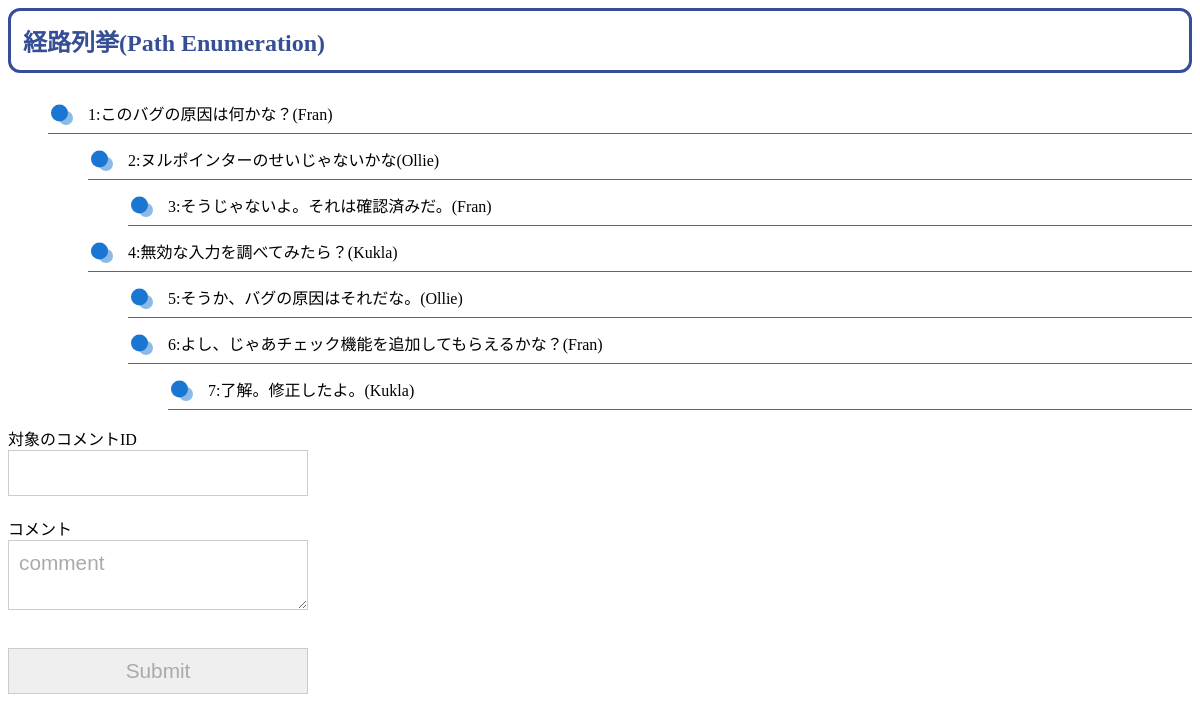
Screenshot of /src/path_enumeration.php with the database file from the repository.
### tables this page shows
CREATE TABLE Comments_251 (
  comment_id   SERIAL PRIMARY KEY,
  path varchar(1000),
  bug_id bigint unsigned not null,
  author bigint unsigned not null,
  comment_date datetime not null, 
  comment      TEXT NOT NULL,
  foreign key (bug_id) references Bugs(bug_id),
  foreign key (author) references Accounts(account_id)
);

create table Accounts(
  account_id bigint unsigned not null auto_increment,
  name varchar(10) not null,
  primary key (account_id)
);

### src/path_enumeration.php (the view, shortened to what this page needs)
<?php
require_once('./db.php');
echo '<link rel="stylesheet" href="/css/base.css">';
echo "<h2>経路列挙(Path Enumeration)</h2>";
if (array_key_exists('key', $_GET)) {
    $parent_stmt = $pdo->prepare("SELECT c.comment_id , c.path , c.bug_id , c.author , c.comment_date , c.comment , a.name FROM Comments_251 c inner join Accounts a on c.author = a.account_id WHERE comment_id = :COMMENT_ID");
    $parent_stmt->bindValue(':COMMENT_ID', $_GET['key']);
} else {
    $parent_stmt = $pdo->prepare("SELECT c.comment_id , c.path , c.bug_id , c.author , c.comment_date , c.comment , a.name FROM Comments_251 c inner join Accounts a on c.author = a.account_id WHERE (LENGTH(path) - LENGTH(REPLACE(path, '/', '')))   / LENGTH('/') = 1");
}
$sqlstatus = $parent_stmt->execute();
$parent_rows = $parent_stmt->fetchAll();
foreach ($parent_rows as $row) {
    if (isset($row['comment'])) {
        echo "<ul>";
        echo "<li>" . $row['comment_id'] . ":" .  htmlspecialchars($row['comment'],ENT_QUOTES) . "(" . $row['name'] . ")" .  "</li>";
        $rows = commentsFindByCommentId($row['path'], $pdo, $row['comment_id']);
        echo "</ul>";
    }
}
function commentsFindByCommentId($key,$pdo,$comment_id) {
    $stmt = $pdo->prepare("SELECT * FROM Comments_251 c inner join Accounts a on c.author = a.account_id WHERE c.path like concat(:PATH,'%') and c.comment_id != :COMMENT_ID order by c.path");
    $stmt->bindValue(':PATH',$key);
    $stmt->bindValue(':COMMENT_ID',$comment_id);
    $stmt->execute();
    $rows = $stmt->fetchAll();
    foreach($rows as $row){
        $length = substr_count($row['path'],'/') - 1;
        for($i = 0;$i < $length;$i++){
            echo "<ul>";
        }
        echo "<li>" . $row['comment_id'] . ":" . htmlspecialchars($row['comment'],ENT_QUOTES) . "(" . $row['name'] .")" .  "</li>";
        for($i = 0;$i < $length;$i++){
            echo "</ul>";
        }
    }
}
?>
<form method="POST" action="">
    <div>対象のコメントID<br>
    <input type="text" name="key" /><br></div>
    <div>コメント<br>
    <textarea name="comment">comment</textarea><br></div>
    <br><input type="submit" />
</form>

### css/base.css (style rules this page uses)
h2 { color: #364e96; border: solid 3px #364e96; padding: 0.5em; border-radius: 0.5em; }
input { border:0; padding:10px; font-size:1.3em; font-family:Arial, sans-serif; color:#aaa; border:solid 1px #ccc; margin:0 0 20px; width:300px; }
textarea { border:0; padding:10px; font-size:1.3em; font-family:Arial, sans-serif; color:#aaa; border:solid 1px #ccc; margin:0 0 20px; width:300px; }
ul { list-style-type: none; }
ul li { position: relative; padding: 0.5em 1em 0.5em 2.3em; margin-bottom:5px; border-bottom: 1px solid rgba(25,118,210,1); padding-inline-start: 40px; }
ul li:after, ul li:before { content:''; position: absolute; border-radius: 50%; }
ul li:before { top: 50%; left: 0.2em; width: 17px; height: 17px; background: rgba(25,118,210, 1); transform: translateY(-50%); }
ul li:after { top: 1.1em; left: 0.7em; width: 14px; height: 14px; background: rgba(25,118,210, 0.5); }

### rows the page displays
comments_251: comment_id "1", comment "このバグの原因は何かな？", author.name "Fran"
comments_251: comment_id "2", comment "ヌルポインターのせいじゃないかな", author.name "Ollie"
comments_251: comment_id "3", comment "そうじゃないよ。それは確認済みだ。", author.name "Fran"
comments_251: comment_id "4", comment "無効な入力を調べてみたら？", author.name "Kukla"
comments_251: comment_id "5", comment "そうか、バグの原因はそれだな。", author.name "Ollie"
comments_251: comment_id "6", comment "よし、じゃあチェック機能を追加してもらえるかな？", author.name "Fran"
comments_251: comment_id "7", comment "了解。修正したよ。", author.name "Kukla"
